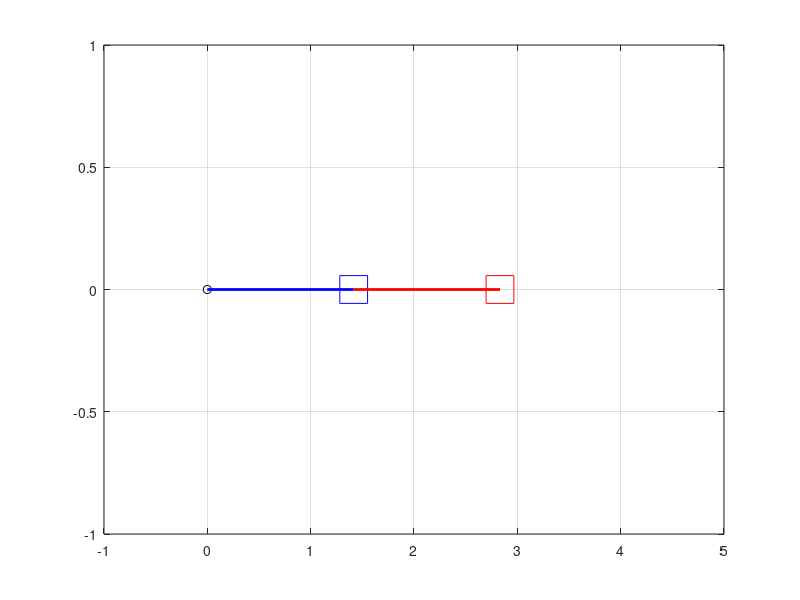
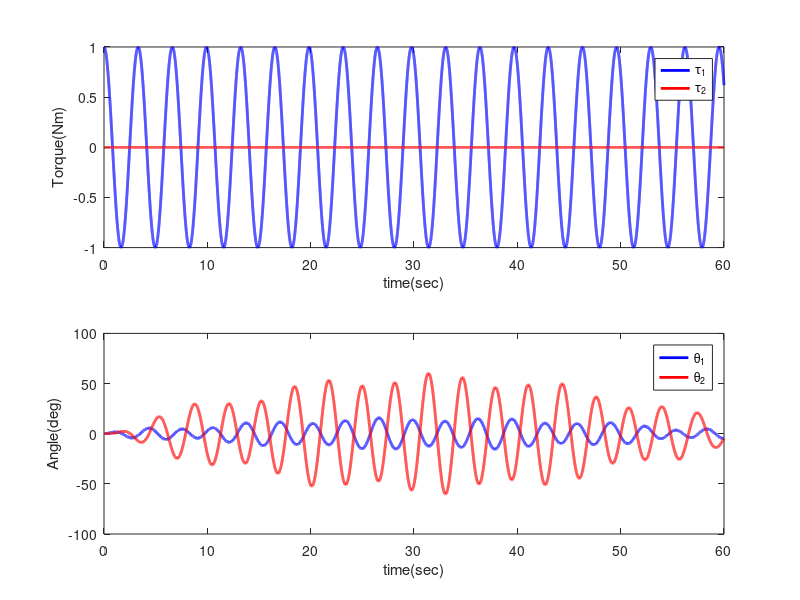
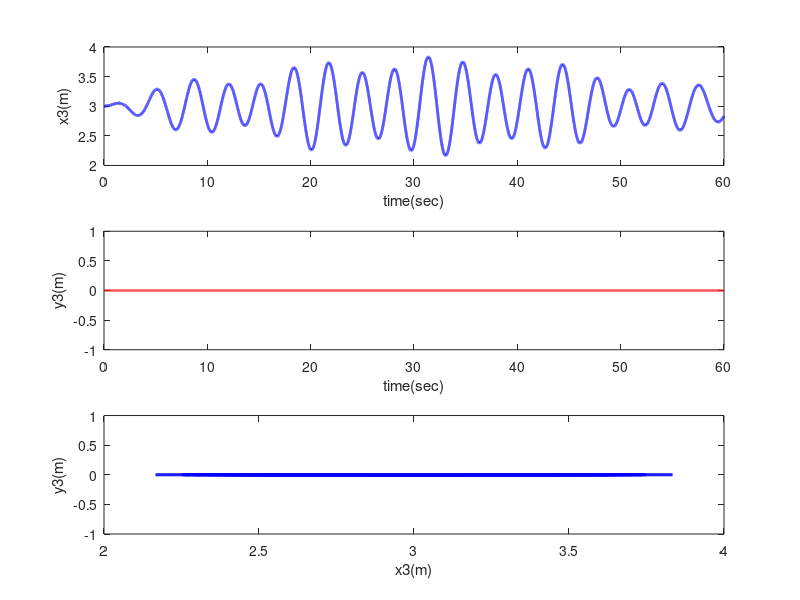

MATLAB code to generate these figures, in order:
% dynamic simulation

clear all; clc; close all;

T=0.001;      % Sampling Period [sec]
Tfinal=60;     % 시뮬레이션 시간 [sec]
t=0:T:Tfinal; % 진행 시간 [sec]
N=length(t);  % 시뮬레이션 Sample 갯수 [Samples]

L1=0.41; L2=0.54; % Manipulator 링크 길이 [m]
m1=9; m2=1;       % Mass [kg]
k1 = 24; k2 = 3;
%% Generalized coordinate
% th: 각도[rad], dth:각속도[rad/s], ddth:각가속도[rad/s^2]
th=zeros(N,2); dth=zeros(N,2); ddth=zeros(N,2);
tau1=zeros(N,1); tau2=zeros(N,1); tau=zeros(N,2);
th(1,1)=0;  th(1,2)=0; %초기값 설정

for k=1:N
%     토크 입력(주어진 함수)
%     if k<2000,
        tau1(k)=cos(1.9*t(k));
        tau2(k)=0;
        tau(k,:)=[tau1(k) tau2(k)];
%     end
end

%% Simulation
for k=1:N-1
    
    %관성력항 계산
    M11(k)=m1;
    M12(k)=0;
    M21(k)=0;
    M22(k)=m2;
    M=[M11(k) M12(k); M21(k) M22(k)];
    M_inv =inv(M);
    
    
    K11(k)=k1+k2;
    K12(k)=-k2;
    K21(k)=-k2;
    K22(k)=k2;
    K=[K11(k) K12(k); K21(k) K22(k)];
    
    %forward dynamics (토크입력 -> 각가속도 출력)
    C_input=tau(k,:)'-K*th(k,:)'; %+(-2*sign(dth(k,:))-1*dth(k,:));
    ddth(k,:)=(M_inv*C_input);       %다음 샘플의 각가속도 계산
    dth(k+1,:)=dth(k,:)+ddth(k,:)*T;  %다음샘플의 각속도 계산
    th(k+1,:)=th(k,:)+dth(k+1,:)*T;   %다음샘플의 각도 계산
end

x=zeros(N,3); y=zeros(N,3); % 좌표계 위치 초기화
for k=1:N
    x(k,1)=0;
    y(k,1)=0;
    x(k,2)=th(k,1)+1.5;
    y(k,2)=0;
    x(k,3)=th(k,1)+th(k,2)+1.5+1.5;
    y(k,3)=0;
end

figure('color','w');
for k=1:200:N
    plot(x(k,1),y(k,1),'ko'); hold on; % Joint 1
    plot(x(k,2),y(k,2),'bs', 'MarkerSize', 20); hold on; % Joint 2
    plot(x(k,3),y(k,3),'rs', 'MarkerSize', 20); hold on; % Joint 3
    plot([x(k,1) x(k,2)],[y(k,1) y(k,2)],'b','linewidth',2); hold on; % Link 1
    plot([x(k,2) x(k,3)],[y(k,2) y(k,3)],'r','linewidth',2); hold on; % Link 2
    axis([-1 5 -1 1])                         % Axis X, Y
    grid on;
    drawnow;
    hold off;
end


figure('color','w');

subplot(211); % Graphs of end point
plot(t,tau1,'b','linewidth',2); hold on;
plot(t,tau2,'r','linewidth',2); hold on;
legend('τ_1','τ_2')
ylabel('Torque(Nm)'); xlabel('time(sec)')

subplot(212); % Graphs of joint angle
plot(t,th(:,1)*180/pi,'b','linewidth',2); hold on;
plot(t,th(:,2)*180/pi,'r','linewidth',2); hold on;
legend('θ_1','θ_2')
ylabel('Angle(deg)'); xlabel('time(sec)')


figure('color','w');

subplot(311); % Graphs of end point
plot(t,x(:,3),'b','linewidth',2); hold on;
ylabel('x3(m)'); xlabel('time(sec)')

subplot(312); % Graphs of joint angle
plot(t,y(:,3),'r','linewidth',2); hold on;
ylabel('y3(m)'); xlabel('time(sec)')

subplot(313); % Graphs of joint angle
plot(x(:,3),y(:,3),'b','linewidth',2); hold on;
ylabel('y3(m)'); xlabel('x3(m)')